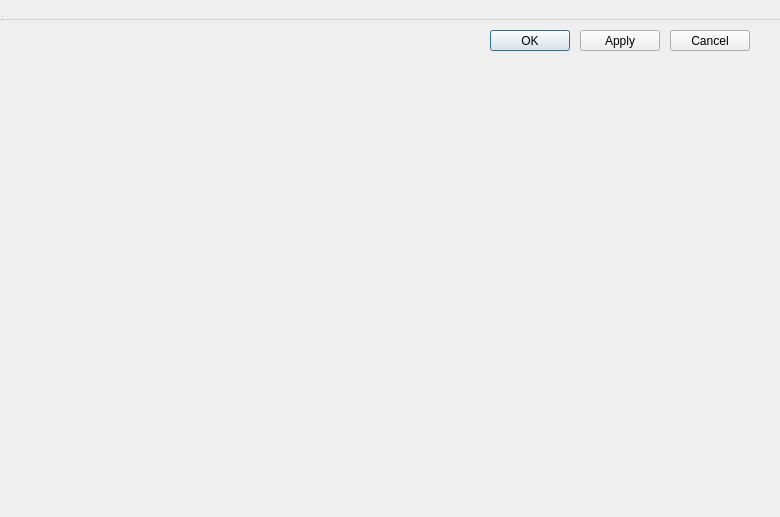
<?xml version="1.0" encoding="UTF-8"?>
<ui version="4.0">
 <class>triggersettings_ui</class>
 <widget class="QDialog" name="triggersettings_ui">
  <property name="geometry">
   <rect>
    <x>0</x>
    <y>0</y>
    <width>780</width>
    <height>517</height>
   </rect>
  </property>
  <property name="windowTitle">
   <string>Time tagger settings</string>
  </property>
  <widget class="QWidget" name="centralwidget" native="true">
   <property name="geometry">
    <rect>
     <x>0</x>
     <y>0</y>
     <width>771</width>
     <height>471</height>
    </rect>
   </property>
   <widget class="QWidget" name="gridLayoutWidget">
    <property name="geometry">
     <rect>
      <x>10</x>
      <y>70</y>
      <width>761</width>
      <height>371</height>
     </rect>
    </property>
    <layout class="QGridLayout" name="gridLayout"/>
   </widget>
   <widget class="QPushButton" name="btn_OK">
    <property name="geometry">
     <rect>
      <x>490</x>
      <y>30</y>
      <width>80</width>
      <height>21</height>
     </rect>
    </property>
    <property name="text">
     <string>OK</string>
    </property>
   </widget>
   <widget class="QPushButton" name="btn_cancel">
    <property name="geometry">
     <rect>
      <x>670</x>
      <y>30</y>
      <width>80</width>
      <height>21</height>
     </rect>
    </property>
    <property name="text">
     <string>Cancel</string>
    </property>
   </widget>
   <widget class="QPushButton" name="btn_apply">
    <property name="geometry">
     <rect>
      <x>580</x>
      <y>30</y>
      <width>80</width>
      <height>21</height>
     </rect>
    </property>
    <property name="text">
     <string>Apply</string>
    </property>
   </widget>
  </widget>
  <widget class="QMenuBar" name="menubar">
   <property name="geometry">
    <rect>
     <x>0</x>
     <y>0</y>
     <width>780</width>
     <height>20</height>
    </rect>
   </property>
  </widget>
  <widget class="QStatusBar" name="statusbar">
   <property name="geometry">
    <rect>
     <x>0</x>
     <y>0</y>
     <width>3</width>
     <height>22</height>
    </rect>
   </property>
  </widget>
  <action name="actionAdd">
   <property name="text">
    <string>Add</string>
   </property>
  </action>
  <action name="actionRemove_selected">
   <property name="text">
    <string>Remove selected</string>
   </property>
  </action>
 </widget>
 <resources/>
 <connections/>
</ui>
